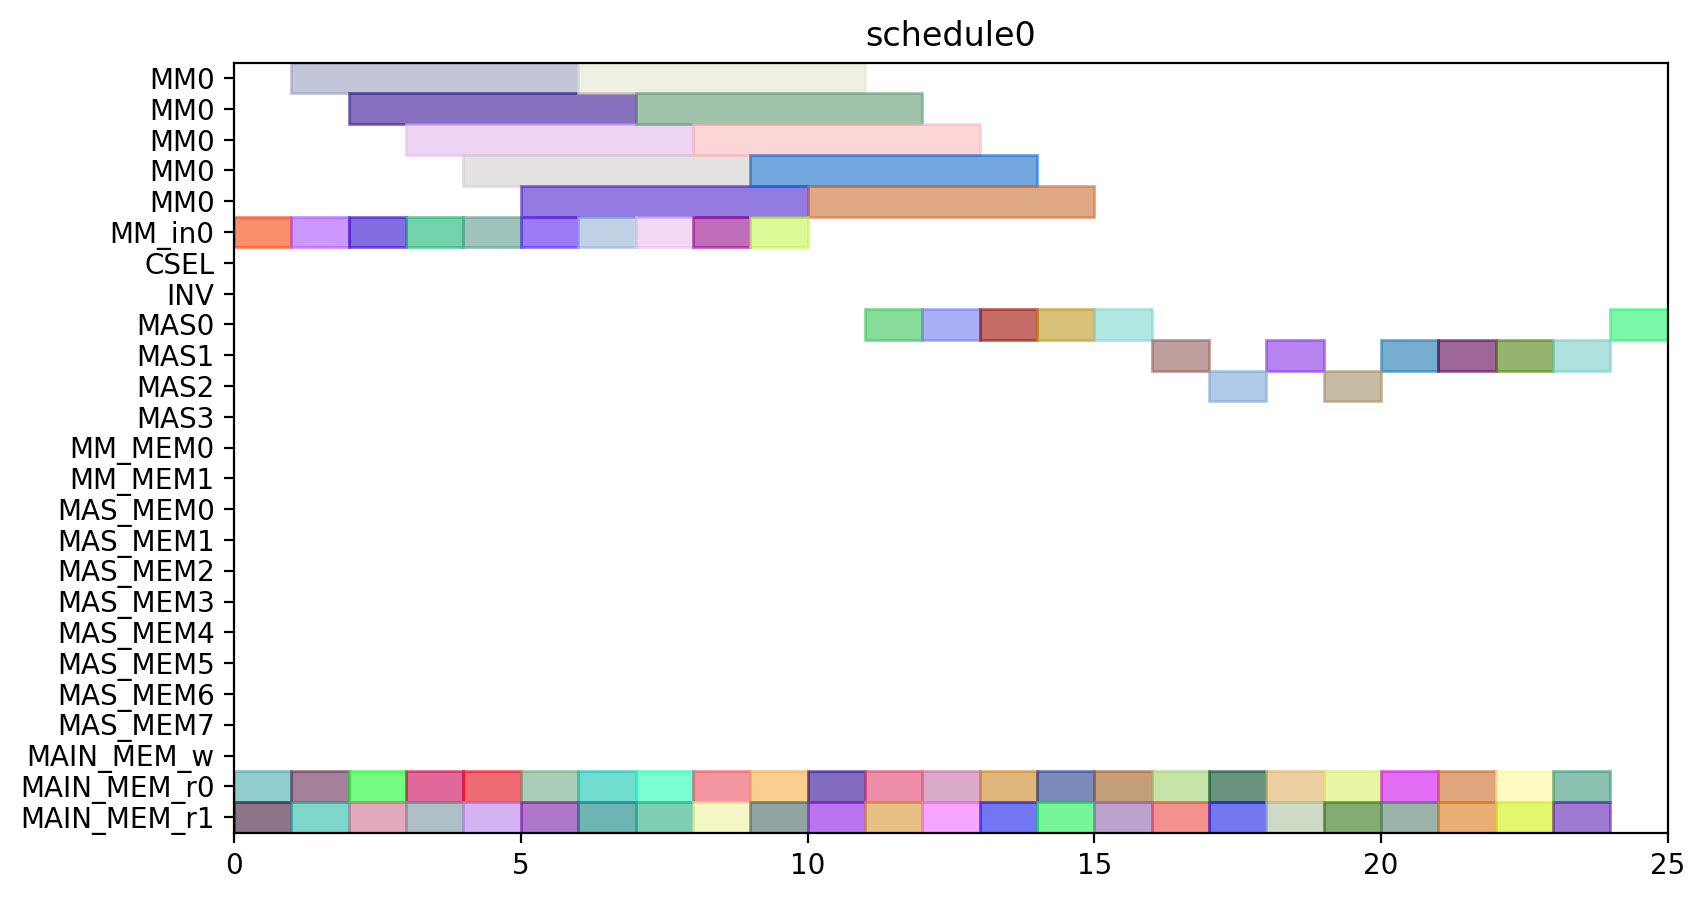

The Python source for this figure:
from pyschedule import Scenario, solvers, plotters, alt


def solve():
	horizon = 90
	S = Scenario("schedule0", horizon=horizon)

	# resource
	MM = S.Resources('MM', num=1, size=5)
	MM_in = S.Resources('MM_in', num=1)
	CSEL = S.Resource('CSEL')
	INV = S.Resource('INV')
	MAS = S.Resources('MAS', num=4, size=1, periods=range(1, horizon))
	MM_MEM = S.Resources('MM_MEM', num=2)
	MAS_MEM = S.Resources('MAS_MEM', num=8)
	MAIN_MEM_w = S.Resource('MAIN_MEM_w', size=1)
	MAIN_MEM_r = S.Resources('MAIN_MEM_r', num=2)

	# result of previous scheduling

	# new tasks
	t0_t0 = S.Task('t0_t0', length=1, delay_cost=1)
	t0_t0 += alt(MAS)

	t0_t0_mem0 = S.Task('t0_t0_mem0', length=1, delay_cost=1)
	t0_t0_mem0 += MAIN_MEM_r[0]
	S += t0_t0_mem0 <= t0_t0

	t0_t0_mem1 = S.Task('t0_t0_mem1', length=1, delay_cost=1)
	t0_t0_mem1 += MAIN_MEM_r[1]
	S += t0_t0_mem1 <= t0_t0

	t0_t1 = S.Task('t0_t1', length=1, delay_cost=1)
	t0_t1 += alt(MAS)

	t0_t1_mem0 = S.Task('t0_t1_mem0', length=1, delay_cost=1)
	t0_t1_mem0 += MAIN_MEM_r[0]
	S += t0_t1_mem0 <= t0_t1

	t0_t1_mem1 = S.Task('t0_t1_mem1', length=1, delay_cost=1)
	t0_t1_mem1 += MAIN_MEM_r[1]
	S += t0_t1_mem1 <= t0_t1

	t0_t3_in = S.Task('t0_t3_in', length=1, delay_cost=1)
	t0_t3_in += alt(MM_in)
	t0_t3 = S.Task('t0_t3', length=5, delay_cost=1)
	t0_t3 += alt(MM)
	S += t0_t3>=t0_t3_in

	t0_t3_mem0 = S.Task('t0_t3_mem0', length=1, delay_cost=1)
	t0_t3_mem0 += MAIN_MEM_r[0]
	S += t0_t3_mem0 <= t0_t3

	t0_t3_mem1 = S.Task('t0_t3_mem1', length=1, delay_cost=1)
	t0_t3_mem1 += MAIN_MEM_r[1]
	S += t0_t3_mem1 <= t0_t3

	t10 = S.Task('t10', length=1, delay_cost=1)
	t10 += alt(MAS)

	t10_mem0 = S.Task('t10_mem0', length=1, delay_cost=1)
	t10_mem0 += MAIN_MEM_r[0]
	S += t10_mem0 <= t10

	t10_mem1 = S.Task('t10_mem1', length=1, delay_cost=1)
	t10_mem1 += MAIN_MEM_r[1]
	S += t10_mem1 <= t10

	t11 = S.Task('t11', length=1, delay_cost=1)
	t11 += alt(MAS)

	t11_mem0 = S.Task('t11_mem0', length=1, delay_cost=1)
	t11_mem0 += MAIN_MEM_r[0]
	S += t11_mem0 <= t11

	t11_mem1 = S.Task('t11_mem1', length=1, delay_cost=1)
	t11_mem1 += MAIN_MEM_r[1]
	S += t11_mem1 <= t11

	t3_t0_in = S.Task('t3_t0_in', length=1, delay_cost=1)
	t3_t0_in += alt(MM_in)
	t3_t0 = S.Task('t3_t0', length=5, delay_cost=1)
	t3_t0 += alt(MM)
	S += t3_t0>=t3_t0_in

	t3_t0_mem0 = S.Task('t3_t0_mem0', length=1, delay_cost=1)
	t3_t0_mem0 += MAIN_MEM_r[0]
	S += t3_t0_mem0 <= t3_t0

	t3_t0_mem1 = S.Task('t3_t0_mem1', length=1, delay_cost=1)
	t3_t0_mem1 += MAIN_MEM_r[1]
	S += t3_t0_mem1 <= t3_t0

	t3_t1_in = S.Task('t3_t1_in', length=1, delay_cost=1)
	t3_t1_in += alt(MM_in)
	t3_t1 = S.Task('t3_t1', length=5, delay_cost=1)
	t3_t1 += alt(MM)
	S += t3_t1>=t3_t1_in

	t3_t1_mem0 = S.Task('t3_t1_mem0', length=1, delay_cost=1)
	t3_t1_mem0 += MAIN_MEM_r[0]
	S += t3_t1_mem0 <= t3_t1

	t3_t1_mem1 = S.Task('t3_t1_mem1', length=1, delay_cost=1)
	t3_t1_mem1 += MAIN_MEM_r[1]
	S += t3_t1_mem1 <= t3_t1

	t3_t2 = S.Task('t3_t2', length=1, delay_cost=1)
	t3_t2 += alt(MAS)

	t3_t2_mem0 = S.Task('t3_t2_mem0', length=1, delay_cost=1)
	t3_t2_mem0 += MAIN_MEM_r[0]
	S += t3_t2_mem0 <= t3_t2

	t3_t2_mem1 = S.Task('t3_t2_mem1', length=1, delay_cost=1)
	t3_t2_mem1 += MAIN_MEM_r[1]
	S += t3_t2_mem1 <= t3_t2

	t3_t3 = S.Task('t3_t3', length=1, delay_cost=1)
	t3_t3 += alt(MAS)

	t3_t3_mem0 = S.Task('t3_t3_mem0', length=1, delay_cost=1)
	t3_t3_mem0 += MAIN_MEM_r[0]
	S += t3_t3_mem0 <= t3_t3

	t3_t3_mem1 = S.Task('t3_t3_mem1', length=1, delay_cost=1)
	t3_t3_mem1 += MAIN_MEM_r[1]
	S += t3_t3_mem1 <= t3_t3

	t4_t0 = S.Task('t4_t0', length=1, delay_cost=1)
	t4_t0 += alt(MAS)

	t4_t0_mem0 = S.Task('t4_t0_mem0', length=1, delay_cost=1)
	t4_t0_mem0 += MAIN_MEM_r[0]
	S += t4_t0_mem0 <= t4_t0

	t4_t0_mem1 = S.Task('t4_t0_mem1', length=1, delay_cost=1)
	t4_t0_mem1 += MAIN_MEM_r[1]
	S += t4_t0_mem1 <= t4_t0

	t4_t1 = S.Task('t4_t1', length=1, delay_cost=1)
	t4_t1 += alt(MAS)

	t4_t1_mem0 = S.Task('t4_t1_mem0', length=1, delay_cost=1)
	t4_t1_mem0 += MAIN_MEM_r[0]
	S += t4_t1_mem0 <= t4_t1

	t4_t1_mem1 = S.Task('t4_t1_mem1', length=1, delay_cost=1)
	t4_t1_mem1 += MAIN_MEM_r[1]
	S += t4_t1_mem1 <= t4_t1

	t4_t3_in = S.Task('t4_t3_in', length=1, delay_cost=1)
	t4_t3_in += alt(MM_in)
	t4_t3 = S.Task('t4_t3', length=5, delay_cost=1)
	t4_t3 += alt(MM)
	S += t4_t3>=t4_t3_in

	t4_t3_mem0 = S.Task('t4_t3_mem0', length=1, delay_cost=1)
	t4_t3_mem0 += MAIN_MEM_r[0]
	S += t4_t3_mem0 <= t4_t3

	t4_t3_mem1 = S.Task('t4_t3_mem1', length=1, delay_cost=1)
	t4_t3_mem1 += MAIN_MEM_r[1]
	S += t4_t3_mem1 <= t4_t3

	t5_t0_in = S.Task('t5_t0_in', length=1, delay_cost=1)
	t5_t0_in += alt(MM_in)
	t5_t0 = S.Task('t5_t0', length=5, delay_cost=1)
	t5_t0 += alt(MM)
	S += t5_t0>=t5_t0_in

	t5_t0_mem0 = S.Task('t5_t0_mem0', length=1, delay_cost=1)
	t5_t0_mem0 += MAIN_MEM_r[0]
	S += t5_t0_mem0 <= t5_t0

	t5_t0_mem1 = S.Task('t5_t0_mem1', length=1, delay_cost=1)
	t5_t0_mem1 += MAIN_MEM_r[1]
	S += t5_t0_mem1 <= t5_t0

	t5_t1_in = S.Task('t5_t1_in', length=1, delay_cost=1)
	t5_t1_in += alt(MM_in)
	t5_t1 = S.Task('t5_t1', length=5, delay_cost=1)
	t5_t1 += alt(MM)
	S += t5_t1>=t5_t1_in

	t5_t1_mem0 = S.Task('t5_t1_mem0', length=1, delay_cost=1)
	t5_t1_mem0 += MAIN_MEM_r[0]
	S += t5_t1_mem0 <= t5_t1

	t5_t1_mem1 = S.Task('t5_t1_mem1', length=1, delay_cost=1)
	t5_t1_mem1 += MAIN_MEM_r[1]
	S += t5_t1_mem1 <= t5_t1

	t5_t2 = S.Task('t5_t2', length=1, delay_cost=1)
	t5_t2 += alt(MAS)

	t5_t2_mem0 = S.Task('t5_t2_mem0', length=1, delay_cost=1)
	t5_t2_mem0 += MAIN_MEM_r[0]
	S += t5_t2_mem0 <= t5_t2

	t5_t2_mem1 = S.Task('t5_t2_mem1', length=1, delay_cost=1)
	t5_t2_mem1 += MAIN_MEM_r[1]
	S += t5_t2_mem1 <= t5_t2

	t5_t3 = S.Task('t5_t3', length=1, delay_cost=1)
	t5_t3 += alt(MAS)

	t5_t3_mem0 = S.Task('t5_t3_mem0', length=1, delay_cost=1)
	t5_t3_mem0 += MAIN_MEM_r[0]
	S += t5_t3_mem0 <= t5_t3

	t5_t3_mem1 = S.Task('t5_t3_mem1', length=1, delay_cost=1)
	t5_t3_mem1 += MAIN_MEM_r[1]
	S += t5_t3_mem1 <= t5_t3

	t6_t0_in = S.Task('t6_t0_in', length=1, delay_cost=1)
	t6_t0_in += alt(MM_in)
	t6_t0 = S.Task('t6_t0', length=5, delay_cost=1)
	t6_t0 += alt(MM)
	S += t6_t0>=t6_t0_in

	t6_t0_mem0 = S.Task('t6_t0_mem0', length=1, delay_cost=1)
	t6_t0_mem0 += MAIN_MEM_r[0]
	S += t6_t0_mem0 <= t6_t0

	t6_t0_mem1 = S.Task('t6_t0_mem1', length=1, delay_cost=1)
	t6_t0_mem1 += MAIN_MEM_r[1]
	S += t6_t0_mem1 <= t6_t0

	t6_t1_in = S.Task('t6_t1_in', length=1, delay_cost=1)
	t6_t1_in += alt(MM_in)
	t6_t1 = S.Task('t6_t1', length=5, delay_cost=1)
	t6_t1 += alt(MM)
	S += t6_t1>=t6_t1_in

	t6_t1_mem0 = S.Task('t6_t1_mem0', length=1, delay_cost=1)
	t6_t1_mem0 += MAIN_MEM_r[0]
	S += t6_t1_mem0 <= t6_t1

	t6_t1_mem1 = S.Task('t6_t1_mem1', length=1, delay_cost=1)
	t6_t1_mem1 += MAIN_MEM_r[1]
	S += t6_t1_mem1 <= t6_t1

	t6_t2 = S.Task('t6_t2', length=1, delay_cost=1)
	t6_t2 += alt(MAS)

	t6_t2_mem0 = S.Task('t6_t2_mem0', length=1, delay_cost=1)
	t6_t2_mem0 += MAIN_MEM_r[0]
	S += t6_t2_mem0 <= t6_t2

	t6_t2_mem1 = S.Task('t6_t2_mem1', length=1, delay_cost=1)
	t6_t2_mem1 += MAIN_MEM_r[1]
	S += t6_t2_mem1 <= t6_t2

	t6_t3 = S.Task('t6_t3', length=1, delay_cost=1)
	t6_t3 += alt(MAS)

	t6_t3_mem0 = S.Task('t6_t3_mem0', length=1, delay_cost=1)
	t6_t3_mem0 += MAIN_MEM_r[0]
	S += t6_t3_mem0 <= t6_t3

	t6_t3_mem1 = S.Task('t6_t3_mem1', length=1, delay_cost=1)
	t6_t3_mem1 += MAIN_MEM_r[1]
	S += t6_t3_mem1 <= t6_t3

	t7_t0_in = S.Task('t7_t0_in', length=1, delay_cost=1)
	t7_t0_in += alt(MM_in)
	t7_t0 = S.Task('t7_t0', length=5, delay_cost=1)
	t7_t0 += alt(MM)
	S += t7_t0>=t7_t0_in

	t7_t0_mem0 = S.Task('t7_t0_mem0', length=1, delay_cost=1)
	t7_t0_mem0 += MAIN_MEM_r[0]
	S += t7_t0_mem0 <= t7_t0

	t7_t0_mem1 = S.Task('t7_t0_mem1', length=1, delay_cost=1)
	t7_t0_mem1 += MAIN_MEM_r[1]
	S += t7_t0_mem1 <= t7_t0

	t7_t1_in = S.Task('t7_t1_in', length=1, delay_cost=1)
	t7_t1_in += alt(MM_in)
	t7_t1 = S.Task('t7_t1', length=5, delay_cost=1)
	t7_t1 += alt(MM)
	S += t7_t1>=t7_t1_in

	t7_t1_mem0 = S.Task('t7_t1_mem0', length=1, delay_cost=1)
	t7_t1_mem0 += MAIN_MEM_r[0]
	S += t7_t1_mem0 <= t7_t1

	t7_t1_mem1 = S.Task('t7_t1_mem1', length=1, delay_cost=1)
	t7_t1_mem1 += MAIN_MEM_r[1]
	S += t7_t1_mem1 <= t7_t1

	t7_t2 = S.Task('t7_t2', length=1, delay_cost=1)
	t7_t2 += alt(MAS)

	t7_t2_mem0 = S.Task('t7_t2_mem0', length=1, delay_cost=1)
	t7_t2_mem0 += MAIN_MEM_r[0]
	S += t7_t2_mem0 <= t7_t2

	t7_t2_mem1 = S.Task('t7_t2_mem1', length=1, delay_cost=1)
	t7_t2_mem1 += MAIN_MEM_r[1]
	S += t7_t2_mem1 <= t7_t2

	t7_t3 = S.Task('t7_t3', length=1, delay_cost=1)
	t7_t3 += alt(MAS)

	t7_t3_mem0 = S.Task('t7_t3_mem0', length=1, delay_cost=1)
	t7_t3_mem0 += MAIN_MEM_r[0]
	S += t7_t3_mem0 <= t7_t3

	t7_t3_mem1 = S.Task('t7_t3_mem1', length=1, delay_cost=1)
	t7_t3_mem1 += MAIN_MEM_r[1]
	S += t7_t3_mem1 <= t7_t3

	solvers.mip.solve(S,msg=1,kind='CPLEX',ratio_gap=1.01)

	solution = [['hoge']*len(S.solution()[1]) for i in range(len(S.solution()))]
	for i in range(len(S.solution())):
		for j in range(len(S.solution()[i])):
			solution[i][j]=str(S.solution()[i][j])
	print(solution)

	cycles = int(solution[-1][3])

	pic_file_name = "/home/mfukuda/ABE/multiRAM_multiMAS_16mux/scheduling_result/stage5MM1_stage1MAS4/SQR012345/schedule0.png"
	if(S.solution() != []):
		plotters.matplotlib.plot(S,img_filename=pic_file_name, show_task_labels=False, fig_size=(cycles*0.25+3, 5))

	return solution
